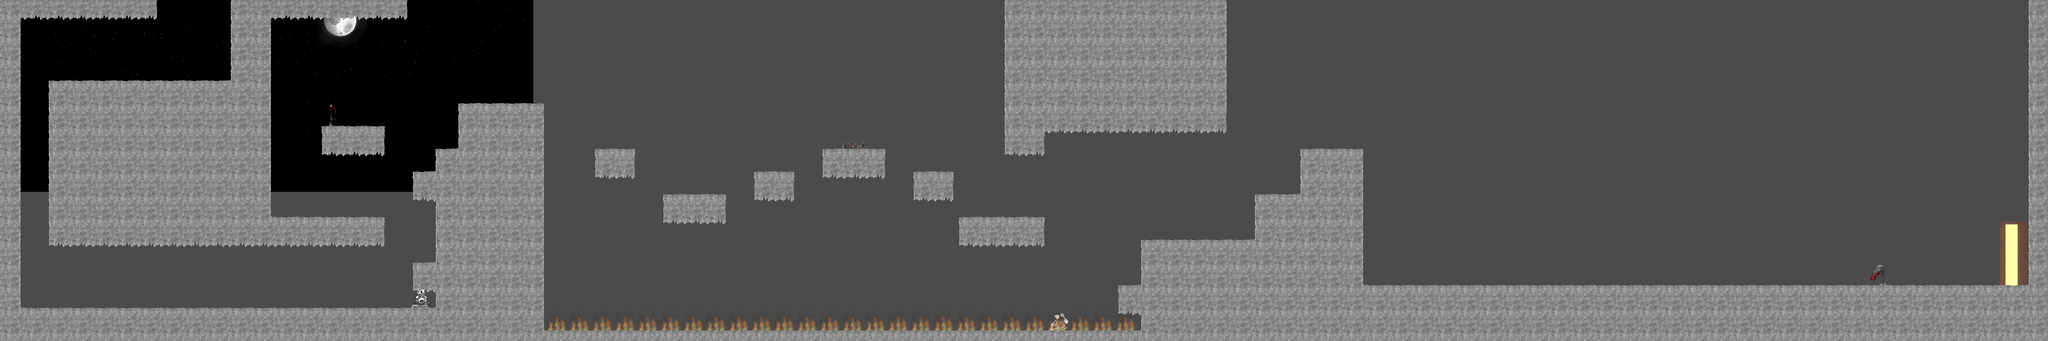

A 2D game scene composited from a Tiled map and its tileset images. What follows is a short description and the map's XML, with each tile layer's data collapsed to a summary:
An orthogonal 90x15 tile map with 128x128 px tiles, 3 tile layers (BgDecoration, Flames, GroundLayer), 2 hidden layers not drawn, 27 tilesets, 1 image layer and 22 objects (PLAYER, Gem1Collectible, Gem2Collectible, Sven1, Sven3, ...).

<map version="1.0" tiledversion="1.1.4" orientation="orthogonal" renderorder="right-down" width="90" height="15" tilewidth="128" tileheight="128" infinite="0" backgroundcolor="#4b4b4b" nextobjectid="34">
 <properties>
  <property name="EVENTS1" type="file" value="../actors/player/PlayerEvents.tsx" />
  <property name="EVENTS2" type="file" value="../actors/tentacleMonster/MonsterEvents.tsx" />
  <property name="EVENTS3" type="file" value="../actors/Shot/SingleShotEvents.tsx" />
  <property name="EVENTS4" type="file" value="../tilesets/titleScreen/ButtonEvents.tsx" />
  <property name="EVENTS5" type="file" value="../tilesets/collectables/GemEvents.tsx" />
  <property name="EVENTS6" type="file" value="Map1Events.tsx" />
  <property name="KEYS1" type="file" value="../actors/player/PlayerControl.tsx" />
  <property name="ON_LOAD" value="Map1Music" />
 </properties>
 <tileset firstgid="1" source="../tilesets/Stone.tsx" />
 <tileset firstgid="16" source="../tilesets/Flame.tsx" />
 <tileset firstgid="72" source="../actors/player/PlayerSymbolic.tsx" />
 <tileset firstgid="73" source="../actors/player/PlayerWalkLeft.tsx" />
 <tileset firstgid="137" source="../actors/player/PlayerWalkRight.tsx" />
 <tileset firstgid="201" source="../actors/player/PlayerJumpDownLeft.tsx" />
 <tileset firstgid="265" source="../actors/player/PlayerJumpDownRight.tsx" />
 <tileset firstgid="329" source="../actors/player/PlayerFallLeft.tsx" />
 <tileset firstgid="393" source="../actors/player/PlayerFallRight.tsx" />
 <tileset firstgid="457" source="../actors/player/PlayerDieRight.tsx" />
 <tileset firstgid="487" source="../actors/player/PlayerDieLeft.tsx" />
 <tileset firstgid="517" source="../actors/player/PlayerIdleLeft.tsx" />
 <tileset firstgid="547" source="../actors/player/PlayerIdleRight.tsx" />
 <tileset firstgid="577" source="../actors/tentacleMonster/MonsterWalkLeft.tsx" />
 <tileset firstgid="607" source="../actors/tentacleMonster/MonsterWalkRight.tsx" />
 <tileset firstgid="637" source="../actors/tentacleMonster/MonsterSymbolic.tsx" />
 <tileset firstgid="638" source="../actors/player/PlayerJumpUpLeft.tsx" />
 <tileset firstgid="678" source="../actors/player/PlayerJumpUpRight.tsx" />
 <tileset firstgid="718" source="../tilesets/Spikes.tsx" />
 <tileset firstgid="738" source="../actors/Shot/SingleShot.tsx" />
 <tileset firstgid="758" source="../actors/Shot/ArcShot.tsx" />
 <tileset firstgid="778" source="../tilesets/titleScreen/Buttons.tsx" />
 <tileset firstgid="787" source="../tilesets/collectables/Gems.tsx" />
 <tileset firstgid="793" source="../tilesets/Marker.tsx" />
 <tileset firstgid="797" source="../tilesets/TextboxTriggers.tsx" />
 <tileset firstgid="897" source="../tilesets/Decoration.tsx" />
 <tileset firstgid="905" source="../tilesets/Door.tsx" />
 <imagelayer name="BG3">
  <image source="../tilesets/bgVF2.png" width="3000" height="1080" />
  <properties>
   <property name="PARALLAX" type="bool" value="true" />
  </properties>
 </imagelayer>
 <imagelayer name="BG2">
  <image source="../tilesets/bgF2.png" width="4500" height="1140" />
  <properties>
   <property name="PARALLAX" type="bool" value="true" />
  </properties>
 </imagelayer>
 <imagelayer name="BG1">
  <image source="../tilesets/bgN2.png" width="8000" height="1200" />
  <properties>
   <property name="PARALLAX" type="bool" value="true" />
  </properties>
 </imagelayer>
 <layer name="DontThrowOutMyActorTilesets!" width="90" height="15" visible="0">
  <data>[1350 cells, 26 non-empty, 18 distinct tile ids]</data>
 </layer>
 <layer name="BgDecoration" width="90" height="15" offsetx="0" offsety="73">
  <data>[1350 cells, 5 non-empty, 5 distinct tile ids]</data>
 </layer>
 <objectgroup name="MainActors">
  <object id="1" name="PLAYER" gid="72" x="962.393" y="211.546" width="256" height="256" />
  <object id="6" name="Gem1Collectible" gid="787" x="943.636" y="475.997" width="128" height="128" />
  <object id="7" name="Gem2Collectible" gid="788" x="1096.24" y="479.152" width="128" height="128" />
  <object id="24" name="Sven1" gid="637" x="2028" y="774.667" width="384" height="384">
   <properties>
    <property name="ON_ACTIVATION" value="SetUpMonsterHp" />
    <property name="ON_ALWAYS" value="MonsterAnimate" />
   </properties>
  </object>
  <object id="26" name="Sven3" gid="637" x="1559.52" y="1749.58" width="384" height="384" />
  <object id="27" name="Sven2" gid="637" x="568.606" y="1749.58" width="384" height="384" />
  <object id="28" name="Sven4" gid="637" x="7676.12" y="1642.06" width="384" height="384" />
  <object id="29" name="Sven5" gid="637" x="9394.67" y="1610.42" width="384" height="384" />
  <object id="30" name="Sven6" gid="637" x="10088.2" y="1617.09" width="384" height="384" />
 </objectgroup>
 <layer name="Flames" width="90" height="15" offsetx="0" offsety="-51">
  <data>[1350 cells, 30 non-empty, 4 distinct tile ids]</data>
 </layer>
 <layer name="GroundLayer" width="90" height="15">
  <data>[1350 cells, 512 non-empty, 13 distinct tile ids]</data>
 </layer>
 <objectgroup name="TextboxTriggers" visible="0">
  <object id="12" name="Trigger1" gid="797" x="776" y="442" width="60" height="60" />
  <object id="14" name="Trigger2" gid="798" x="3438" y="832" width="60" height="60" />
  <object id="16" name="Trigger3" gid="799" x="2008" y="1222" width="60" height="60" />
  <object id="18" name="Trigger5" gid="801" x="10902.7" y="1602" width="60" height="60" />
  <object id="23" name="Trigger4" gid="800" x="7460.24" y="834.73" width="60" height="60" />
  <object id="32" name="TriggerEnd" gid="804" x="11322" y="1603.33" width="60" height="60" />
 </objectgroup>
 <objectgroup name="TB1" visible="0">
  <object id="11" name="Text1" x="389.16" y="192.02" width="409.922" height="251">
   <text fontfamily="Sans Serif" pixelsize="35" wrap="1" color="#ffff00">I feel like this journey is coming to its end. I have to stay focused to not screw up!</text>
  </object>
 </objectgroup>
 <objectgroup name="TB2" visible="0">
  <object id="13" name="Text2" x="3313.04" y="604.5" width="419.922" height="253">
   <text fontfamily="Sans Serif" pixelsize="32" wrap="1" color="#ffff00">I absolutely hate these rusty spikes. Fortunately, I've been vaccinated against tetanus.</text>
  </object>
 </objectgroup>
 <objectgroup name="TB3" visible="0">
  <object id="15" name="Text3" x="1675.04" y="974.5" width="377.922" height="265">
   <text fontfamily="Sans Serif" pixelsize="35" wrap="1" color="#ffff00">It's blocking the way! Only my arched sound can reach it! (Use button 2)</text>
  </object>
 </objectgroup>
 <objectgroup name="TB4" visible="0">
  <object id="22" name="Text4" x="7346.74" y="598.136" width="332.589" height="219.485">
   <text fontfamily="Sans Serif" pixelsize="35" wrap="1" color="#ffff00">These seem to be the last ones. I think I can see an exit behind them!</text>
  </object>
 </objectgroup>
 <objectgroup name="TB5" visible="0">
  <object id="20" name="Text5" x="10795" y="1323.17" width="327.255" height="187">
   <text fontfamily="Sans Serif" pixelsize="35" wrap="1" color="#ffff00">I hope this door brings me somewhere safe</text>
  </object>
 </objectgroup>
 <imagelayer name="GameOverScreen" visible="0">
  <image source="../tilesets/titleScreen/deadScreenAlpha.png" width="1920" height="1080" />
  <properties>
   <property name="STATIC" type="bool" value="true" />
  </properties>
 </imagelayer>
 <objectgroup name="GameOverButtons" visible="0">
  <properties>
   <property name="SUSPENDED" type="bool" value="true" />
  </properties>
  <object id="4" name="QuitButton" gid="779" x="0" y="0" width="640" height="640">
   <properties>
    <property name="LATE_POLLING" type="bool" value="true" />
    <property name="ON_ALWAYS" value="QuitPos" />
   </properties>
  </object>
  </objectgroup>
</map>
<!-- 1 of 22 objects omitted -->
